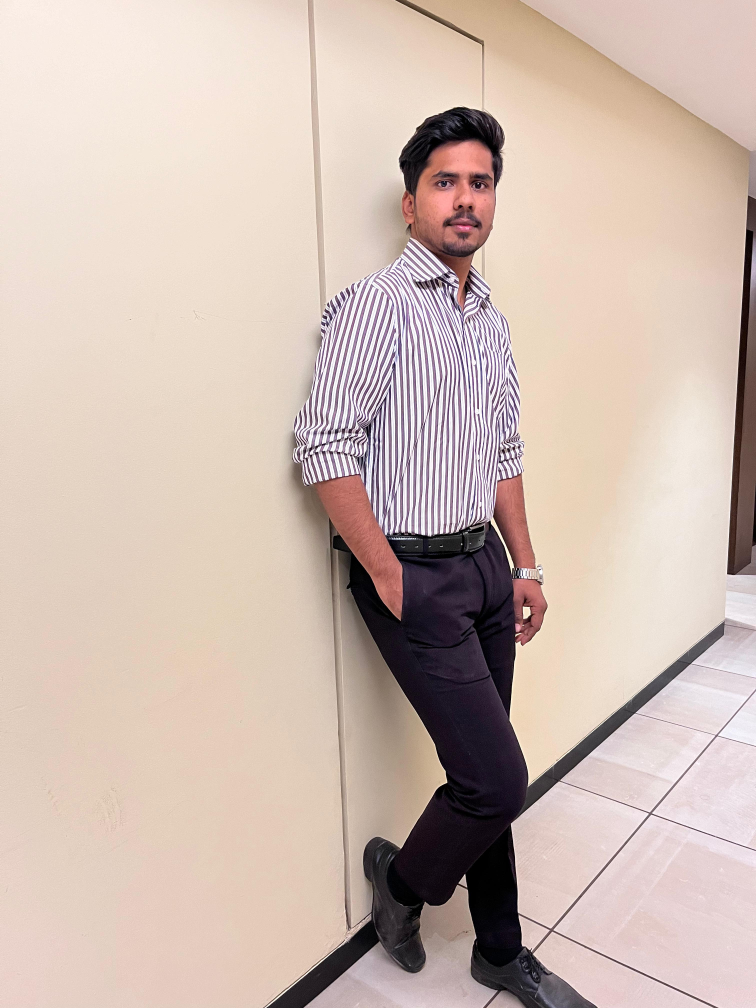
#> input picture python/img.jpg, 3024 x 4032 px, given in place of the camera (shown at 1/4 size)
$ python cap.py
#> lines starting #> are read from the running program, lines starting #| are printed output that depends on the picture; after the words box and inside, x2 and y2 are one past the last pixel; in counts of white or black regions, pixels touching at a corner belong together
import cv2

def capture_and_process_image():
    # Initialize the camera (0 is usually the default camera)
    cap = cv2.VideoCapture(0)

    # Load the pre-trained face detection model
    face_cascade = cv2.CascadeClassifier(cv2.data.haarcascades + 'haarcascade_frontalface_default.xml')

    # Capture the image from the webcam
    ret, frame = cap.read()
#> frame is the input picture: shape (4032, 3024, 3); mean B, G, R 177.7, 187.3, 206

    if not ret:
        print("Failed to capture image")
        return

    # Convert the image to grayscale (needed for face detection)
    gray = cv2.cvtColor(frame, cv2.COLOR_BGR2GRAY)
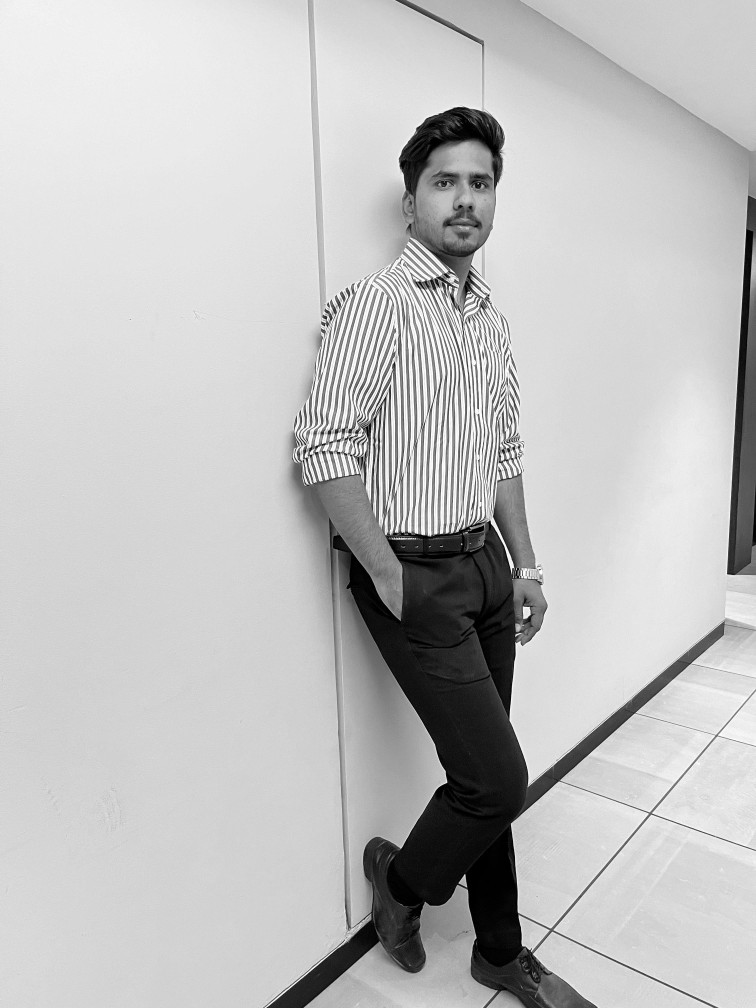
#> gray: shape (4032, 3024) (shown at 1/4 size); min 0, max 255, mean 191.8

    # Detect faces in the image
    faces = face_cascade.detectMultiScale(gray, scaleFactor=1.1, minNeighbors=5, minSize=(30, 30))
#> faces = [[1645, 568, 419, 419]]

    if len(faces) == 0:
        print("No face detected")
        return

    # Process each face found
    for (x, y, w, h) in faces:
        # Crop the face from the original image
        face = frame[y:y+h, x:x+w]

        # Resize the face to a smaller size (optional, for better overlay)
        face_resized = cv2.resize(face, (w//2, h//2))

        # Overlay the cropped face back onto the main image at the top-left corner
        frame[0:face_resized.shape[0], 0:face_resized.shape[1]] = face_resized

        # Draw a rectangle around the detected face in the main image
        cv2.rectangle(frame, (x, y), (x+w, y+h), (255, 0, 0), 2)
#> this loop made 1 pass
#> pass 1, in capture_and_process_image, `face = frame[y:y+h, x:x+w]`:
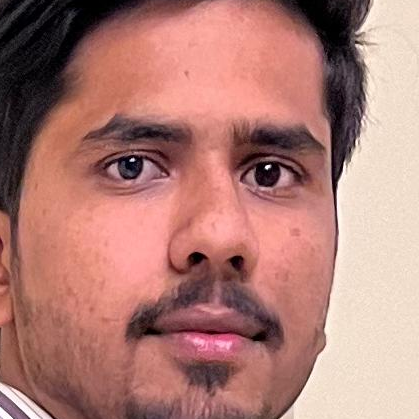
#> face: shape (419, 419, 3); mean B, G, R 117.7, 125.3, 176.5
#> after the loop:
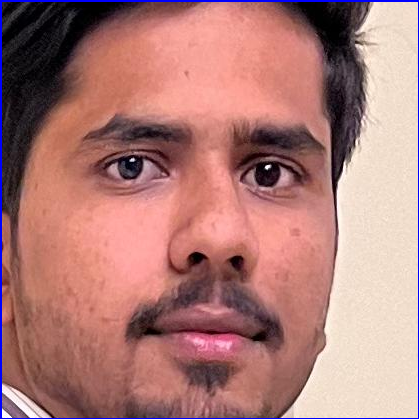
#> face: shape (419, 419, 3); 1.43% of pixels changed, all inside (x1, y1, x2, y2) = (0, 0, 419, 419)

    # Display the result
    cv2.imshow('Image with Cropped Face', frame)

    # Wait for a key press and close the image window
    cv2.waitKey(0)
    cv2.destroyAllWindows()

    # Release the camera
    cap.release()

# Run the function
capture_and_process_image()
